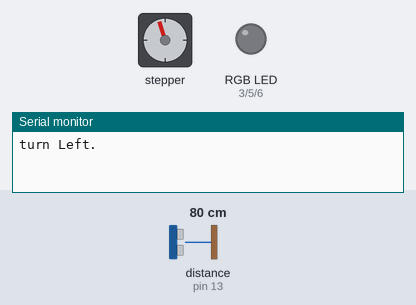
A sketch run on a simulated Arduino Uno, built with avr-gcc and run on an emulated ATmega328P. Parts: stepper motor, an RGB LED mixed from three pins (HIGH = lit), the last lines printed to the serial monitor. Wiring (inferred from the names in the program): ultrasonic range finder: trigger pin 12; echo pin 13. The test bench sets the inputs (shaded band); at power-on: distance to the obstacle (sensor on pin 13) 80 cm. The echo pulse lasts 58.3 µs per cm; random numbers use the default seed unless the sketch sets one; stepper angles assume 2048 steps per turn; pins used as bus, display or sensor lines are not drawn.

Above: at 1.2 s.
1.3 s: distance to the obstacle (sensor on pin 13) set to 86 cm
At 2.7 s:
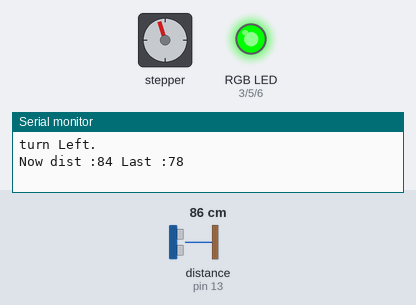
10.3 s: distance to the obstacle (sensor on pin 13) set to 82 cm
At 11.8 s:
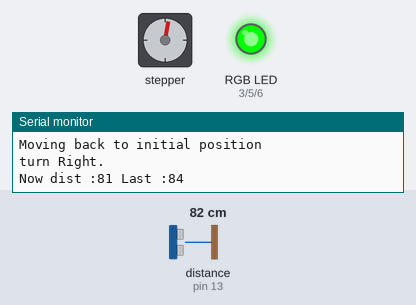
13.3 s: distance to the obstacle (sensor on pin 13) set to 76 cm
At 16.3 s:
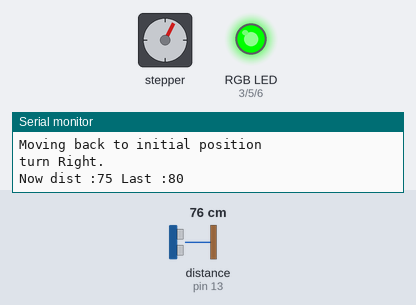
Timing chart, 0 to 27.2 s (numbered marks = the images above; inputs shaded):
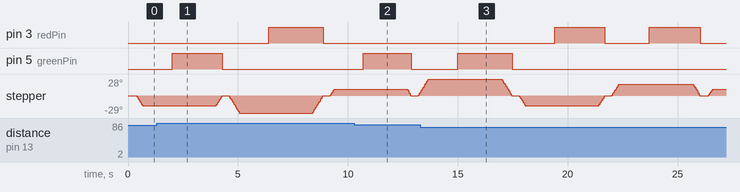

Measured:
- the behaviour switches between 80 and 81 cm on distance to the obstacle (sensor on pin 13) (found by bisection; images 0 and 1)
- the behaviour switches between 85 and 84 cm on distance to the obstacle (sensor on pin 13) (found by bisection; images 1 and 2)
- the behaviour switches between 82 and 81 cm on distance to the obstacle (sensor on pin 13) (found by bisection; images 2 and 3)
- after the input at 1.3 s, pin 5 (greenPin): LOW → HIGH after 0.70 s, → LOW 2.3 s later
- after the input at 10.3 s, pin 5 (greenPin): LOW → HIGH after 0.40 s, → LOW 2.2 s later
- after the input at 13.3 s, pin 5 (greenPin): LOW → HIGH after 1.7 s, → LOW 2.5 s later
- by itself, pin 3 (redPin): alternates HIGH for 2.3 s and LOW for 2.0 s

The sketch:

lab8-basic3.ino
```cpp
#define TIMER1_COMPA_vect _VECTOR(11) /* Timer/Counter1 Compare Match A */
#define TIMER1_COMPB_vect _VECTOR(12) /* Timer/Counter1 Compare Match B */
#define STEPS 2048
#include <Stepper.h>

Stepper stepper(STEPS, 8, 10, 9, 11);

//8 state, every state is 1/8 * 2048 = 256

#define ON 0
#define OFF 1
#define Play 0
#define Blink 1

int detect=0;
int mode = 0;//initial : Play.
int moved =0;
int trueStep;
const int trigPin = 12, echoPin = 13;
long duration, distance;
long last_distance;
int dir;//0:1 -> left or right.
int randsteps; //0 - 2048.

int redPin = 3, greenPin = 5, bluePin = 6; //for RGB LED pins.

int real_time = 0;
int motor_state = 2;//initial: point to up.
int lastState = 2;

int correct = 1; //default:correct.

void setup() {
  Serial.begin(9600);
   pinMode(trigPin, OUTPUT);
   pinMode(echoPin, INPUT);
   pinMode(redPin, OUTPUT); //set RGB LED pins.
   pinMode(greenPin, OUTPUT);
   pinMode(bluePin, OUTPUT);
   stepper.setSpeed(10);

  noInterrupts(); // atomic access to timer reg.
  TCCR1A = 0;    TCCR1B = 0;    TCNT1 = 0;
  TCCR1B |= (1 << WGM12); // turn on CTC mode
  TCCR1B |= (1<<CS12) | (1<<CS10); // 1024 prescaler
  OCR1A = 1562;  // give0.1 sec at 16 MHz/1024
  interrupts(); // enable all interrupts

  real_time = 0;
   dir = random(0,2);
   randsteps = random(2,17);
   trueStep = 16*randsteps;

}


void loop(){

    if (TIFR1 & (1 << OCF1A)) { // wait for time up
      real_time ++;
      TIFR1 = (1<<OCF1A);
      }

//   digitalWrite(trigPin, LOW); // Clears the trigPin
//   delayMicroseconds(2);
//   /* Sets the trigPin on HIGH state for 10 ms */
//   digitalWrite(trigPin, HIGH);    delayMicroseconds(10);
//   digitalWrite(trigPin, LOW);
//   /* Reads Echo pin, returns sound travel time in ms */
//   duration = pulseIn(echoPin, HIGH);
//   /* Calculating the distance */
//   distance = duration*0.034/2;
//   Serial.print("Now dist :");
//   Serial.print(distance);
//   Serial.print(" Last :");
//   Serial.println(last_distance);
    if(real_time == 5){
   if(moved == 0){
   if(dir == 0){
      stepper.step(trueStep);
      Serial.println("turn Right.");
   }
   else{
       stepper.step(-trueStep);
             Serial.println("turn Left.");
   }
    moved = 1;
   }
    }
    switch(mode){
    case Play:
      if(real_time==2){
                  digitalWrite(trigPin, LOW); // Clears the trigPin
         delayMicroseconds(2);
   /* Sets the trigPin on HIGH state for 10 ms */
   digitalWrite(trigPin, HIGH);    delayMicroseconds(10);
   digitalWrite(trigPin, LOW);
   /* Reads Echo pin, returns sound travel time in ms */
   duration = pulseIn(echoPin, HIGH);
   /* Calculating the distance */
   last_distance = duration*0.034/2;

      }
      if(real_time == 18){//record final distance.
                  digitalWrite(trigPin, LOW); // Clears the trigPin
         delayMicroseconds(2);
   /* Sets the trigPin on HIGH state for 10 ms */
   digitalWrite(trigPin, HIGH);    delayMicroseconds(10);
   digitalWrite(trigPin, LOW);
   /* Reads Echo pin, returns sound travel time in ms */
   duration = pulseIn(echoPin, HIGH);
   /* Calculating the distance */
   distance = duration*0.034/2;
      }
        if(real_time >= 20){
             Serial.print("Now dist :");
   Serial.print(distance);
   Serial.print(" Last :");
   Serial.println(last_distance);
//            Serial.println(real_time/10);
            mode = Blink;
            real_time = 0;
//            Serial.println("Enter Blink mode...");
            break;
        }
        if(dir == 0){ //turn right, we should move closer.
//            stepper.step(trueStep);
            if(distance < last_distance){
               correct = 1;
//                Serial.println("Closer!");
            }
            else{
                correct = 0; //Wrong.
            }
        }
        else{ //turn left, we should move away.
//            stepper.step(-trueStep);
            if(distance > last_distance){
//              Serial.println("Far away!");
                correct = 1;
            }
            else{
                correct = 0; //Wrong.
            }
        }
//        last_distance = distance; //Update.
    break;
    case Blink:
    if(real_time >=20){
        Serial.println("Moving back to initial position");
       if(dir == 0){
           stepper.step(-trueStep); //return to initial position.
        }
        else{
          stepper.step(trueStep);
        }
        detect = 0; //reset.
        real_time = 0;
        mode = Play;
        correct = 1; //reset.
        moved = 0; //reset.
        analogWrite(redPin, 0);
        analogWrite(greenPin, 0);
        analogWrite(bluePin, 0);
         dir = random(0,2);
         randsteps = random(2,17);
        trueStep = 16*randsteps;
        break;
    }
    else{
      if(correct){
//        Serial.println(correct);
         analogWrite(redPin, 0);
         analogWrite(greenPin, 255);
         analogWrite(bluePin, 0);
      }
      else{
//                Serial.println(correct);
         analogWrite(redPin, 255);
        analogWrite(greenPin, 0);
        analogWrite(bluePin, 0);
      }
    }
    break;
  }
}
```
